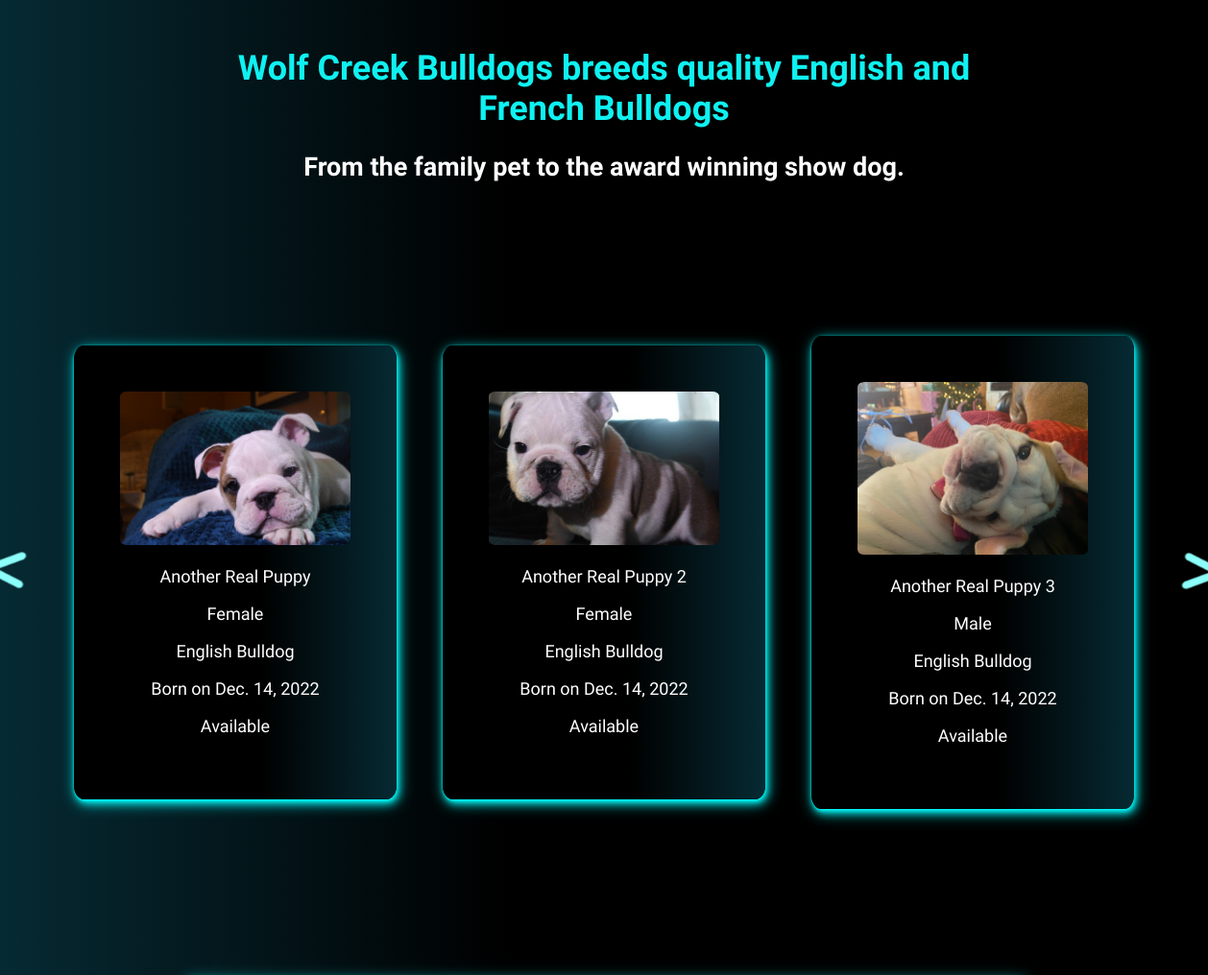
The app's page / (middle part), older data.
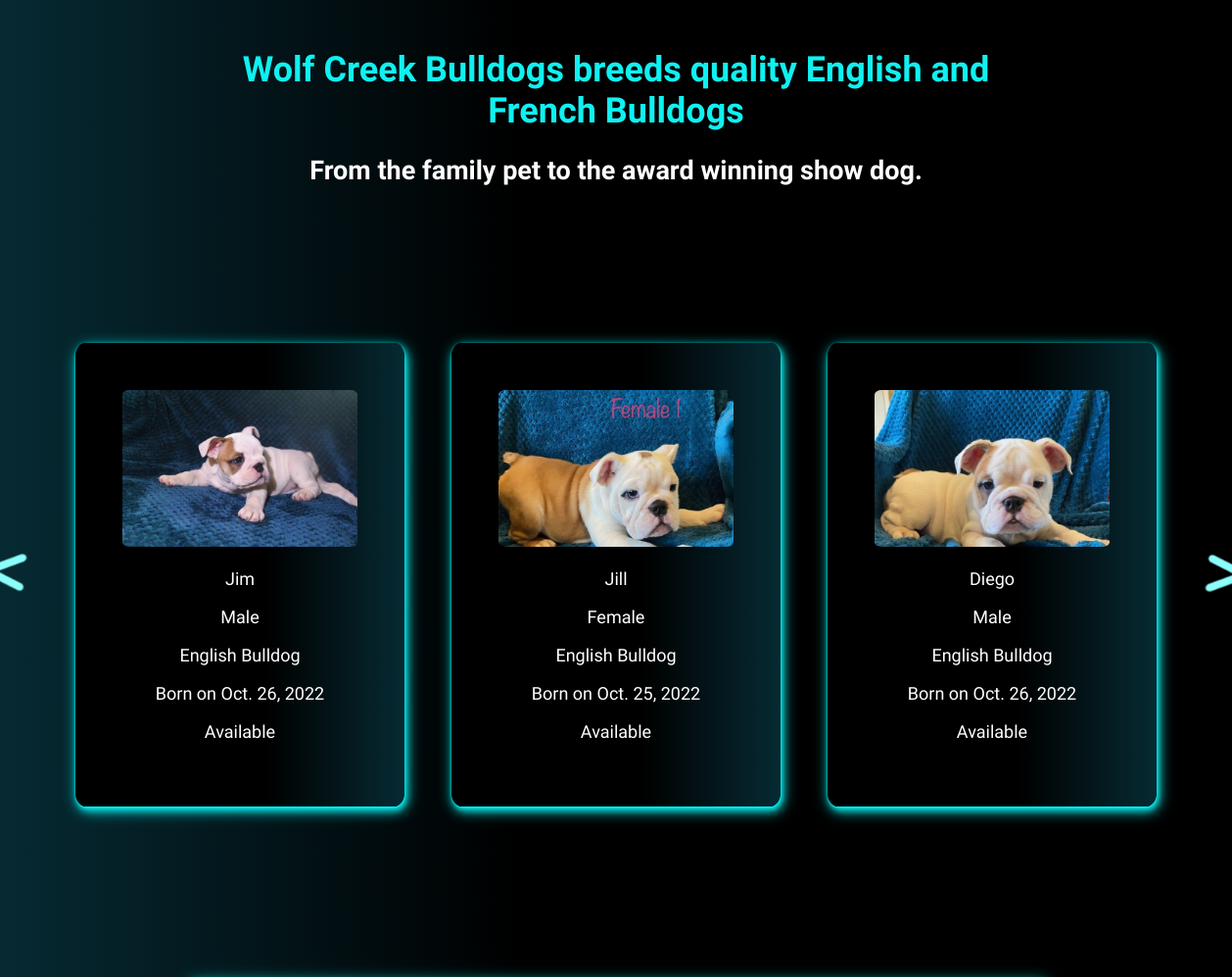
The same page, newer data.
### dogs/models.py (models this page shows, shortened)
class Dog(models.Model):
    litter = models.ForeignKey(Litter, related_name="dogs", on_delete=models.CASCADE, null=True, blank=True)
    name = models.CharField(max_length=500)
    show_name = models.BooleanField()
    description = models.TextField(null=True, blank=True)
    birthday = models.DateField()
    available_for_sale = models.BooleanField()
    puppy = models.BooleanField()
    sexes = (('M', 'Male'), ('F', 'Female'))
    sex = models.CharField(max_length=1, choices=sexes)
    breeds = (('EB', 'English Bulldog'), ('FB', 'French Bulldog'))
    breed = models.CharField(max_length=2, choices=breeds, default='EB')
    pedigree = models.ImageField(upload_to='images/', null=True, blank=True)
    main_image = models.ImageField(upload_to='images/', null=True, blank=True)

### dogs/views.py (the view)
# urls.py: path('', views.index, name="index"),
def index(request):
    dogs = Dog.objects.all()
    puppies_for_sale = []
    for dog in dogs:
        if dog.available_for_sale and dog.puppy and dog.main_image != None:
            puppies_for_sale.append(dog)
    context = {'puppies_for_sale': puppies_for_sale}
    return render(request, 'index.html', context)

### templates/index.html (shortened to what this page needs)
{% extends 'base.html' %}
{% block content%}
{% load static %}
    <div id="index-heading">
        <h1>Wolf Creek Bulldogs breeds quality English and French Bulldogs</h1>
        <h2>From the family pet to the award winning show dog.</h2>
    </div>
    <div class="card-container">
        <div v-else>
            {% if puppies_for_sale|length > 3%}
            <div @click="carouselLeft('general')" class="div-click">
                <img src="{% static 'images/left-arrow.png' %}" alt="Left navigation arrow" class="left-arrow">
            </div>
        {% endif %}
        </div>
        {% for puppy in puppies_for_sale %}
            {% if puppy.main_image.url != None %}
                <div class="card"><a href="{% url 'available_puppy_detail' puppy.pk %}">
                    <img src="{{ puppy.main_image.url }}" alt="Puppy for sale">
                    {% if puppy.show_name %}
                        <p>{{ puppy.name }}</p>
                    {% endif %}
                    <p>{{puppy.get_sex_display}}</p>
                    <p>{{puppy.get_breed_display}}</p>
                    <p>Born on {{puppy.birthday}}</p>
                    {% if puppy.available_for_sale %}
                        <p>Available</p>
                    {% endif %}
                </a></div>
            {% endif %}
        {% endfor %}
        <div v-else>
            {% if puppies_for_sale|length > 3%}
            <div @click="carouselRight('general')" class="div-click">
                <img src="{% static 'images/right-arrow.png' %}" alt="Right navigation arrow" class="right-arrow">
            </div>
        {% endif %}
        </div>
    </div>
{% endblock %}

Row changes from the older to the newer data that the page shows:
no longer on this page (row edited): Dog: main_image (picture), name "Another Real Puppy", sex "Female", breed "English Bulldog", birthday "Dec. 14, 2022", available_for_sale "Available"
no longer on this page (row edited): Dog: main_image (picture), name "Another Real Puppy 3", sex "Male", breed "English Bulldog", birthday "Dec. 14, 2022", available_for_sale "Available"
now on this page (row edited): Dog: main_image (picture), name "Jim", sex "Male", breed "English Bulldog", birthday "Oct. 26, 2022", available_for_sale "Available"
now on this page (row edited): Dog: main_image (picture), name "Jill", sex "Female", breed "English Bulldog", birthday "Oct. 25, 2022", available_for_sale "Available"
changed Dog: main_image: a different picture; name "Another Real Puppy 2" → "Diego"; sex "Female" → "Male"; birthday "Dec. 14, 2022" → "Oct. 26, 2022"
